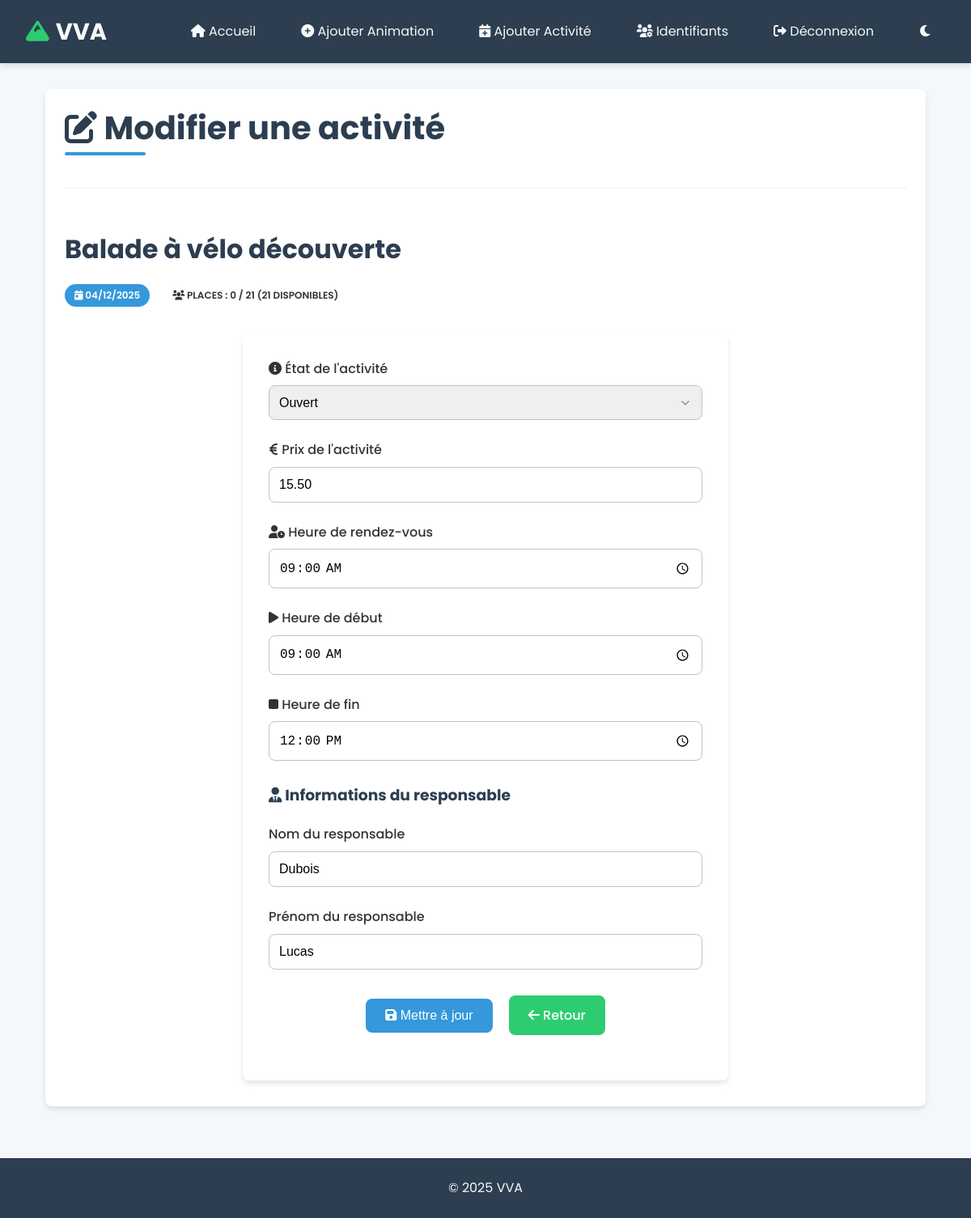
Screenshot of /encadrant/modifier_activite.php?codeAnim=A001&dateAct=2025-12-04 (signed in) with the database file from the repository.
### tables this page shows
CREATE TABLE `ACTIVITE` (
  `CODEANIM` char(8) NOT NULL,
  `DATEACT` date NOT NULL,
  `CODEETATACT` char(2) NOT NULL,
  `HRRDVACT` time DEFAULT NULL,
  `PRIXACT` decimal(7,2) DEFAULT NULL,
  `HRDEBUTACT` time DEFAULT NULL,
  `HRFINACT` time DEFAULT NULL,
  `DATEANNULEACT` date DEFAULT NULL,
  `NOMRESP` char(40) DEFAULT NULL,
  `PRENOMRESP` char(30) DEFAULT NULL
);

CREATE TABLE `ANIMATION` (
  `CODEANIM` char(8) NOT NULL,
  `CODETYPEANIM` char(5) NOT NULL,
  `NOMANIM` char(40) DEFAULT NULL,
  `DATECREATIONANIM` date DEFAULT NULL,
  `DATEVALIDITEANIM` date DEFAULT NULL,
  `DUREEANIM` double(5,0) DEFAULT NULL,
  `LIMITEAGE` int(11) DEFAULT NULL,
  `TARIFANIM` decimal(7,2) DEFAULT NULL,
  `NBREPLACEANIM` int(11) DEFAULT NULL,
  `DESCRIPTANIM` char(250) DEFAULT NULL,
  `COMMENTANIM` char(250) DEFAULT NULL,
  `DIFFICULTEANIM` char(40) DEFAULT NULL
);

CREATE TABLE `ETAT_ACT` (
  `CODEETATACT` char(2) NOT NULL,
  `NOMETATACT` char(25) DEFAULT NULL
);

### encadrant/modifier_activite.php (the view, shortened to what this page needs)
<?php
include '../includes/header.php';
require_once '../includes/db.php';
$codeAnim = $_GET['codeAnim'];
$dateAct = $_GET['dateAct'];
$sql = "SELECT a.*, an.NOMANIM, an.NBREPLACEANIM
         FROM ACTIVITE a
         JOIN ANIMATION an ON a.CODEANIM = an.CODEANIM
         WHERE a.CODEANIM = ? AND a.DATEACT = ?";
$stmt = $pdo->prepare($sql);
$stmt->execute([$codeAnim, $dateAct]);
$activite = $stmt->fetch(PDO::FETCH_ASSOC);
$stmtInscrits = $pdo->prepare("
    SELECT COUNT(*)
    FROM INSCRIPTION
    WHERE CODEANIM = ?
    AND DATEACT = ?
    AND DATEANNULE IS NULL
");
$stmtInscrits->execute([$codeAnim, $dateAct]);
$nbInscrits = $stmtInscrits->fetchColumn();
$capaciteTotale = $activite['NBREPLACEANIM'];
$placesDisponibles = $capaciteTotale - $nbInscrits;
?>
<div class="container">
    <div class="card mb-4">
        <div class="card-header">
            <h1 class="mb-0"><i class="fas fa-edit"></i> Modifier une activité</h1>
        </div>
        <div class="card-body">
            <div class="activity-details mb-4">
                <h2><?= htmlspecialchars($activite['NOMANIM']) ?></h2>
                <div class="d-flex flex-wrap mb-3">
                    <div class="badge badge-primary mr-2">
                        <i class="fas fa-calendar-day"></i> <?= htmlspecialchars(date('d/m/Y', strtotime($dateAct))) ?>
                    </div>
                    <div class="badge badge-<?= $placesDisponibles > 0 ? 'success' : 'danger' ?> mr-2">
                        <i class="fas fa-users"></i> Places : <?= htmlspecialchars($nbInscrits) ?> / <?= htmlspecialchars($capaciteTotale) ?> (<?= htmlspecialchars($placesDisponibles) ?> disponibles)
                    </div>
                </div>
            </div>
            <form method="POST">
                <div class="row">
                    <div class="col-md-6">
                        <div class="form-group">
                            <label for="codeEtatAct"><i class="fas fa-info-circle"></i> État de l'activité</label>
                            <select name="codeEtatAct" id="codeEtatAct" class="form-control">
                                <?php
                                $sql = "SELECT * FROM ETAT_ACT";
                                $states = $pdo->query($sql)->fetchAll(PDO::FETCH_ASSOC);
                                foreach ($states as $state):
                                    ?>
                                    <option value="<?= htmlspecialchars($state['CODEETATACT']) ?>"
                                            <?= $activite['CODEETATACT'] === $state['CODEETATACT'] ? 'selected' : '' ?>>
                                        <?= htmlspecialchars($state['NOMETATACT']) ?>
                                    </option>
                                <?php endforeach; ?>
                            </select>
                        </div>
                        <div class="form-group">
                            <label for="prixAct"><i class="fas fa-euro-sign"></i> Prix de l'activité</label>
                            <input type="number" step="0.01" name="prixAct" id="prixAct" class="form-control" value="<?= htmlspecialchars($activite['PRIXACT']) ?>" required min="0">
                        </div>
                        <div class="form-group">
                            <label for="hrRdvAct"><i class="fas fa-user-clock"></i> Heure de rendez-vous</label>
                            <input type="time" name="hrRdvAct" id="hrRdvAct" class="form-control" value="<?= htmlspecialchars($activite['HRRDVACT']) ?>" required>
                        </div>
                    </div>
                    <div class="col-md-6">
                        <div class="form-group">
                            <label for="hrDebutAct"><i class="fas fa-play"></i> Heure de début</label>
                            <input type="time" name="hrDebutAct" id="hrDebutAct" class="form-control" value="<?= htmlspecialchars($activite['HRDEBUTACT']) ?>" required>
                        </div>
                        <div class="form-group">
                            <label for="hrFinAct"><i class="fas fa-stop"></i> Heure de fin</label>
                            <input type="time" name="hrFinAct" id="hrFinAct" class="form-control" value="<?= htmlspecialchars($activite['HRFINACT']) ?>" required>
                        </div>
                    </div>
                </div>
                <h3 class="mt-4"><i class="fas fa-user-tie"></i> Informations du responsable</h3>
                <div class="row">
                    <div class="col-md-6">
                        <div class="form-group">
                            <label for="nomResp">Nom du responsable</label>
                            <input type="text" name="nomResp" id="nomResp" class="form-control" value="<?= htmlspecialchars($activite['NOMRESP']) ?>" required>
                        </div>
                    </div>
                    <div class="col-md-6">
                        <div class="form-group">
                            <label for="prenomResp">Prénom du responsable</label>
                            <input type="text" name="prenomResp" id="prenomResp" class="form-control" value="<?= htmlspecialchars($activite['PRENOMRESP']) ?>" required>
                        </div>
                    </div>
                </div>
                <div class="form-group text-center mt-4">
                    <button type="submit" class="btn btn-primary">
                        <i class="fas fa-save"></i> Mettre à jour
                    </button>
                    <a href="/animation.php?code=<?= htmlspecialchars($codeAnim) ?>" class="btn btn-secondary ml-2">
                        <i class="fas fa-arrow-left"></i> Retour
                    </a>
                </div>
            </form>
        </div>
    </div>
</div>
<?php include '../includes/footer.php'; ?>

### style.css (style rules this page uses)
:root { --primary-color: #3498db; --primary-dark: #2980b9; --secondary-color: #2ecc71; --secondary-dark: #27ae60; --accent-color: #e74c3c; --light-bg: #f5f8fa; --dark-bg: #2c3e50; --text-color: #333; --light-text: #f8f9fa; --gray-light: #ecf0f1; --gray-medium: #bdc3c7; --gray-dark: #7f8c8d; --success: #2ecc71; --danger: #e74c3c; --warning: #f39c12; --info: #3498db; --shadow: 0 4px 6px rgba(0, 0, 0, 0.1); --border-radius: 8px; --transition: all 0.3s ease; }
* { margin: 0; padding: 0; box-sizing: border-box; }
body { font-family: 'Poppins', 'Segoe UI', Tahoma, Geneva, Verdana, sans-serif; background-color: var(--light-bg); color: var(--text-color); line-height: 1.6; min-height: 100vh; display: flex; flex-direction: column; }
h1, h2, h3, h4, h5, h6 { color: var(--dark-bg); margin-bottom: 1.5rem; line-height: 1.2; }
h1 { font-size: 2.5rem; position: relative; display: inline-block; padding-bottom: 10px; }
h1::after { content: ''; position: absolute; left: 0; bottom: 0; width: 100px; height: 4px; background-color: var(--primary-color); border-radius: 2px; }
h2 { font-size: 2rem; margin-top: 2rem; }
.card { background-color: white; border-radius: var(--border-radius); box-shadow: var(--shadow); padding: 1.5rem; margin-bottom: 1.5rem; transition: var(--transition); }
.card-header { border-bottom: 1px solid var(--gray-light); padding-bottom: 1rem; margin-bottom: 1rem; }
.card-body { padding: 0.5rem 0; }
form { background-color: white; padding: 2rem; border-radius: var(--border-radius); box-shadow: var(--shadow); max-width: 600px; margin: 0 auto; }
.form-group { margin-bottom: 1.5rem; }
label { display: block; margin-bottom: 0.5rem; font-weight: 500; }
input[type="text"], input[type="password"], input[type="email"], input[type="number"], input[type="date"], input[type="time"], select, textarea { width: 100%; padding: 0.75rem; border: 1px solid var(--gray-medium); border-radius: var(--border-radius); font-size: 1rem; transition: var(--transition); }
select { appearance: none; background-repeat: no-repeat; background-position: right 0.75rem center; background-size: 1rem; padding-right: 2.5rem; }
.btn { display: inline-block; padding: 0.75rem 1.5rem; background-color: var(--primary-color); color: white; border: none; border-radius: var(--border-radius); font-size: 1rem; font-weight: 500; cursor: pointer; transition: var(--transition); text-decoration: none; text-align: center; }
.btn-secondary { background-color: var(--secondary-color); }
.badge { display: inline-block; padding: 0.25rem 0.75rem; font-size: 0.75rem; font-weight: 600; border-radius: 50px; text-transform: uppercase; }
.badge-primary { background-color: var(--primary-color); color: white; }
.container { max-width: 1200px; margin: 0 auto; padding: 0 1.5rem; }
.text-center { text-align: center; }
.mt-4 { margin-top: 2rem; }
.mb-3 { margin-bottom: 1.5rem; }
.mb-4 { margin-bottom: 2rem; }
.ml-2 { margin-left: 1rem; }
.mr-2 { margin-right: 1rem; }
.d-flex { display: flex; }
.flex-wrap { flex-wrap: wrap; }
.fade-in { animation: fadeIn 0.5s ease forwards; }

### rows the page displays
activite: CODEANIM.NOMANIM "Balade à vélo découverte", CODEANIM.NBREPLACEANIM "21", codeEtatAct "Ouvert", prixAct "15.50", hrRdvAct "09:00:00", hrDebutAct "09:00:00", hrFinAct "12:00:00", nomResp "Dubois", prenomResp "Lucas"

### other values shown
date('d/m/Y', strtotime($dateAct)) "04/12/2025"
$nbInscrits "0"
